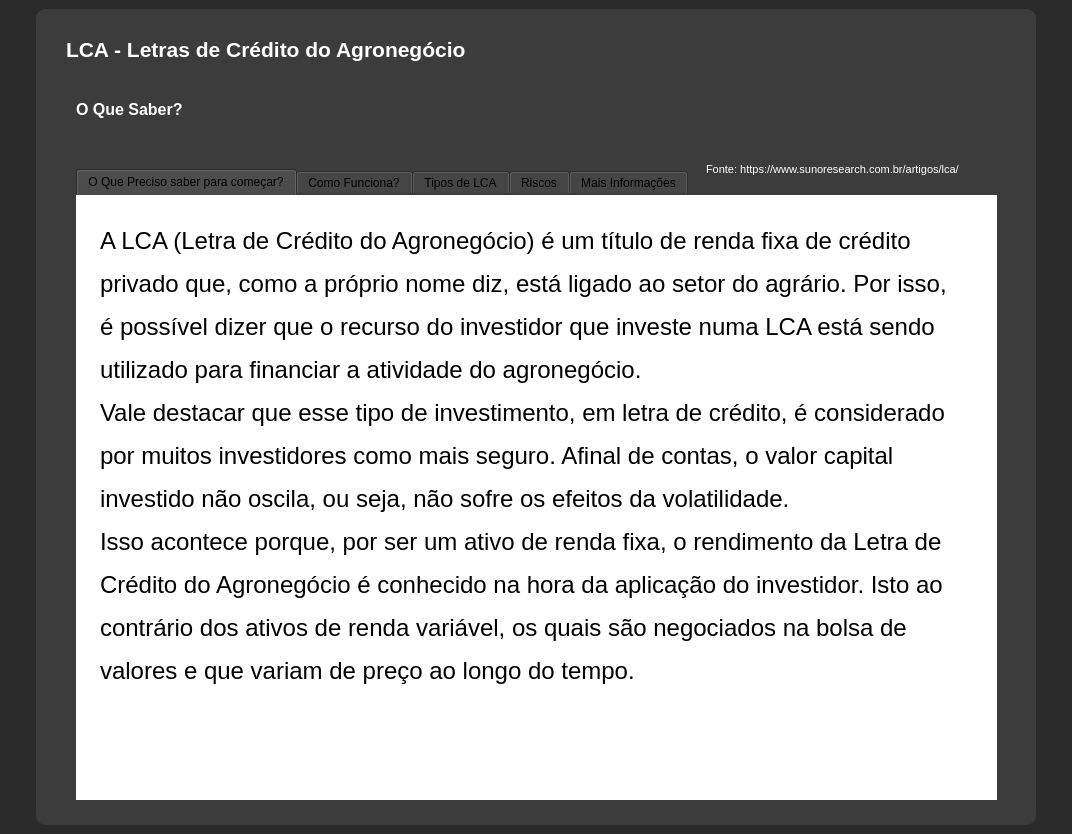
<?xml version="1.0" encoding="UTF-8"?>
<ui version="4.0">
 <class>MainWindow_Tela_base</class>
 <widget class="QMainWindow" name="MainWindow_Tela_base">
  <property name="geometry">
   <rect>
    <x>0</x>
    <y>0</y>
    <width>1072</width>
    <height>834</height>
   </rect>
  </property>
  <property name="minimumSize">
   <size>
    <width>500</width>
    <height>700</height>
   </size>
  </property>
  <property name="windowTitle">
   <string>Tela_base</string>
  </property>
  <property name="styleSheet">
   <string notr="true">background-color: rgb(42, 42, 42);</string>
  </property>
  <widget class="QWidget" name="centralwidget_Tela_base">
   <layout class="QVBoxLayout" name="verticalLayout">
    <property name="spacing">
     <number>0</number>
    </property>
    <property name="leftMargin">
     <number>0</number>
    </property>
    <property name="topMargin">
     <number>0</number>
    </property>
    <property name="rightMargin">
     <number>0</number>
    </property>
    <property name="bottomMargin">
     <number>0</number>
    </property>
    <item>
     <widget class="QFrame" name="conteudo_Tela_base">
      <property name="font">
       <font>
        <pointsize>11</pointsize>
       </font>
      </property>
      <property name="styleSheet">
       <string notr="true">background-color: rgb(42, 42, 42);</string>
      </property>
      <property name="frameShape">
       <enum>QFrame::NoFrame</enum>
      </property>
      <property name="frameShadow">
       <enum>QFrame::Raised</enum>
      </property>
      <layout class="QHBoxLayout" name="horizontalLayout">
       <item>
        <widget class="QFrame" name="Tela_Base">
         <property name="maximumSize">
          <size>
           <width>1000</width>
           <height>1000</height>
          </size>
         </property>
         <property name="styleSheet">
          <string notr="true">background-color: rgb(60, 60, 60);
border-radius: 10px;</string>
         </property>
         <property name="frameShape">
          <enum>QFrame::NoFrame</enum>
         </property>
         <property name="frameShadow">
          <enum>QFrame::Raised</enum>
         </property>
         <widget class="QLabel" name="label">
          <property name="geometry">
           <rect>
            <x>30</x>
            <y>20</y>
            <width>591</width>
            <height>41</height>
           </rect>
          </property>
          <property name="palette">
           <palette>
            <active>
             <colorrole role="WindowText">
              <brush brushstyle="SolidPattern">
               <color alpha="255">
                <red>255</red>
                <green>255</green>
                <blue>255</blue>
               </color>
              </brush>
             </colorrole>
             <colorrole role="Button">
              <brush brushstyle="SolidPattern">
               <color alpha="255">
                <red>60</red>
                <green>60</green>
                <blue>60</blue>
               </color>
              </brush>
             </colorrole>
             <colorrole role="Base">
              <brush brushstyle="SolidPattern">
               <color alpha="255">
                <red>60</red>
                <green>60</green>
                <blue>60</blue>
               </color>
              </brush>
             </colorrole>
             <colorrole role="Window">
              <brush brushstyle="SolidPattern">
               <color alpha="255">
                <red>60</red>
                <green>60</green>
                <blue>60</blue>
               </color>
              </brush>
             </colorrole>
            </active>
            <inactive>
             <colorrole role="WindowText">
              <brush brushstyle="SolidPattern">
               <color alpha="255">
                <red>255</red>
                <green>255</green>
                <blue>255</blue>
               </color>
              </brush>
             </colorrole>
             <colorrole role="Button">
              <brush brushstyle="SolidPattern">
               <color alpha="255">
                <red>60</red>
                <green>60</green>
                <blue>60</blue>
               </color>
              </brush>
             </colorrole>
             <colorrole role="Base">
              <brush brushstyle="SolidPattern">
               <color alpha="255">
                <red>60</red>
                <green>60</green>
                <blue>60</blue>
               </color>
              </brush>
             </colorrole>
             <colorrole role="Window">
              <brush brushstyle="SolidPattern">
               <color alpha="255">
                <red>60</red>
                <green>60</green>
                <blue>60</blue>
               </color>
              </brush>
             </colorrole>
            </inactive>
            <disabled>
             <colorrole role="WindowText">
              <brush brushstyle="SolidPattern">
               <color alpha="255">
                <red>120</red>
                <green>120</green>
                <blue>120</blue>
               </color>
              </brush>
             </colorrole>
             <colorrole role="Button">
              <brush brushstyle="SolidPattern">
               <color alpha="255">
                <red>60</red>
                <green>60</green>
                <blue>60</blue>
               </color>
              </brush>
             </colorrole>
             <colorrole role="Base">
              <brush brushstyle="SolidPattern">
               <color alpha="255">
                <red>60</red>
                <green>60</green>
                <blue>60</blue>
               </color>
              </brush>
             </colorrole>
             <colorrole role="Window">
              <brush brushstyle="SolidPattern">
               <color alpha="255">
                <red>60</red>
                <green>60</green>
                <blue>60</blue>
               </color>
              </brush>
             </colorrole>
            </disabled>
           </palette>
          </property>
          <property name="font">
           <font>
            <family>Segoe UI</family>
            <pointsize>16</pointsize>
            <weight>75</weight>
            <bold>true</bold>
           </font>
          </property>
          <property name="text">
           <string>LCA - Letras de Crédito do Agronegócio</string>
          </property>
         </widget>
         <widget class="QLabel" name="label_2">
          <property name="geometry">
           <rect>
            <x>40</x>
            <y>90</y>
            <width>161</width>
            <height>21</height>
           </rect>
          </property>
          <property name="palette">
           <palette>
            <active>
             <colorrole role="WindowText">
              <brush brushstyle="SolidPattern">
               <color alpha="255">
                <red>255</red>
                <green>255</green>
                <blue>255</blue>
               </color>
              </brush>
             </colorrole>
             <colorrole role="Button">
              <brush brushstyle="SolidPattern">
               <color alpha="255">
                <red>60</red>
                <green>60</green>
                <blue>60</blue>
               </color>
              </brush>
             </colorrole>
             <colorrole role="Base">
              <brush brushstyle="SolidPattern">
               <color alpha="255">
                <red>60</red>
                <green>60</green>
                <blue>60</blue>
               </color>
              </brush>
             </colorrole>
             <colorrole role="Window">
              <brush brushstyle="SolidPattern">
               <color alpha="255">
                <red>60</red>
                <green>60</green>
                <blue>60</blue>
               </color>
              </brush>
             </colorrole>
            </active>
            <inactive>
             <colorrole role="WindowText">
              <brush brushstyle="SolidPattern">
               <color alpha="255">
                <red>255</red>
                <green>255</green>
                <blue>255</blue>
               </color>
              </brush>
             </colorrole>
             <colorrole role="Button">
              <brush brushstyle="SolidPattern">
               <color alpha="255">
                <red>60</red>
                <green>60</green>
                <blue>60</blue>
               </color>
              </brush>
             </colorrole>
             <colorrole role="Base">
              <brush brushstyle="SolidPattern">
               <color alpha="255">
                <red>60</red>
                <green>60</green>
                <blue>60</blue>
               </color>
              </brush>
             </colorrole>
             <colorrole role="Window">
              <brush brushstyle="SolidPattern">
               <color alpha="255">
                <red>60</red>
                <green>60</green>
                <blue>60</blue>
               </color>
              </brush>
             </colorrole>
            </inactive>
            <disabled>
             <colorrole role="WindowText">
              <brush brushstyle="SolidPattern">
               <color alpha="255">
                <red>120</red>
                <green>120</green>
                <blue>120</blue>
               </color>
              </brush>
             </colorrole>
             <colorrole role="Button">
              <brush brushstyle="SolidPattern">
               <color alpha="255">
                <red>60</red>
                <green>60</green>
                <blue>60</blue>
               </color>
              </brush>
             </colorrole>
             <colorrole role="Base">
              <brush brushstyle="SolidPattern">
               <color alpha="255">
                <red>60</red>
                <green>60</green>
                <blue>60</blue>
               </color>
              </brush>
             </colorrole>
             <colorrole role="Window">
              <brush brushstyle="SolidPattern">
               <color alpha="255">
                <red>60</red>
                <green>60</green>
                <blue>60</blue>
               </color>
              </brush>
             </colorrole>
            </disabled>
           </palette>
          </property>
          <property name="font">
           <font>
            <family>Segoe UI</family>
            <pointsize>12</pointsize>
            <weight>75</weight>
            <bold>true</bold>
           </font>
          </property>
          <property name="text">
           <string>O Que Saber?</string>
          </property>
         </widget>
         <widget class="QTabWidget" name="tabWidget">
          <property name="geometry">
           <rect>
            <x>40</x>
            <y>160</y>
            <width>921</width>
            <height>631</height>
           </rect>
          </property>
          <property name="styleSheet">
           <string notr="true"/>
          </property>
          <property name="currentIndex">
           <number>0</number>
          </property>
          <widget class="QWidget" name="tab1">
           <attribute name="title">
            <string>O Que Preciso saber para começar?</string>
           </attribute>
           <widget class="QTextBrowser" name="textBrowser_3">
            <property name="geometry">
             <rect>
              <x>0</x>
              <y>-10</y>
              <width>921</width>
              <height>641</height>
             </rect>
            </property>
            <property name="font">
             <font>
              <family>Segoe UI</family>
              <pointsize>40</pointsize>
              <weight>50</weight>
              <bold>false</bold>
             </font>
            </property>
            <property name="styleSheet">
             <string notr="true">background-color: white;
padding-left: 20px; padding-right: 40px; padding-top: 40 px; padding-bottom: 20px;
font-size: 40pt</string>
            </property>
            <property name="sizeAdjustPolicy">
             <enum>QAbstractScrollArea::AdjustToContents</enum>
            </property>
            <property name="html">
             <string>&lt;!DOCTYPE HTML PUBLIC &quot;-//W3C//DTD HTML 4.0//EN&quot; &quot;http://www.w3.org/TR/REC-html40/strict.dtd&quot;&gt;
&lt;html&gt;&lt;head&gt;&lt;meta name=&quot;qrichtext&quot; content=&quot;1&quot; /&gt;&lt;style type=&quot;text/css&quot;&gt;
p, li { white-space: pre-wrap; }
&lt;/style&gt;&lt;/head&gt;&lt;body style=&quot; font-family:'Segoe UI'; font-size:40pt; font-weight:400; font-style:normal;&quot;&gt;
&lt;p style=&quot; margin-top:0px; margin-bottom:0px; margin-left:0px; margin-right:0px; -qt-block-indent:0; text-indent:0px;&quot;&gt;&lt;span style=&quot; font-size:28pt; vertical-align:super;&quot;&gt;A LCA (Letra de Crédito do Agronegócio) é um título de renda fixa de crédito privado que, como a próprio nome diz, está ligado ao setor do agrário. Por isso, é possível dizer que o recurso do investidor que investe numa LCA está sendo utilizado para financiar a atividade do agronegócio.&lt;/span&gt;&lt;/p&gt;
&lt;p style=&quot; margin-top:0px; margin-bottom:0px; margin-left:0px; margin-right:0px; -qt-block-indent:0; text-indent:0px;&quot;&gt;&lt;span style=&quot; font-size:28pt; vertical-align:super;&quot;&gt;Vale destacar que esse tipo de investimento, em letra de crédito, é considerado por muitos investidores como mais seguro. Afinal de contas, o valor capital investido não oscila, ou seja, não sofre os efeitos da volatilidade.&lt;/span&gt;&lt;/p&gt;
&lt;p style=&quot; margin-top:0px; margin-bottom:0px; margin-left:0px; margin-right:0px; -qt-block-indent:0; text-indent:0px;&quot;&gt;&lt;span style=&quot; font-size:28pt; vertical-align:super;&quot;&gt;Isso acontece porque, por ser um ativo de renda fixa, o rendimento da Letra de Crédito do Agronegócio é conhecido na hora da aplicação do investidor. Isto ao contrário dos ativos de renda variável, os quais são negociados na bolsa de valores e que variam de preço ao longo do tempo.&lt;/span&gt;&lt;/p&gt;&lt;/body&gt;&lt;/html&gt;</string>
            </property>
           </widget>
          </widget>
          <widget class="QWidget" name="tab_2">
           <attribute name="title">
            <string>Como Funciona?</string>
           </attribute>
           <widget class="QTextBrowser" name="textBrowser_2">
            <property name="geometry">
             <rect>
              <x>0</x>
              <y>-10</y>
              <width>921</width>
              <height>641</height>
             </rect>
            </property>
            <property name="font">
             <font>
              <family>Segoe UI</family>
              <pointsize>40</pointsize>
              <weight>50</weight>
              <bold>false</bold>
             </font>
            </property>
            <property name="styleSheet">
             <string notr="true">background-color: white;
padding-left: 20px; padding-right: 40px; padding-top: 40 px; padding-bottom: 20px;
font-size: 40pt</string>
            </property>
            <property name="sizeAdjustPolicy">
             <enum>QAbstractScrollArea::AdjustToContents</enum>
            </property>
            <property name="html">
             <string>&lt;!DOCTYPE HTML PUBLIC &quot;-//W3C//DTD HTML 4.0//EN&quot; &quot;http://www.w3.org/TR/REC-html40/strict.dtd&quot;&gt;
&lt;html&gt;&lt;head&gt;&lt;meta name=&quot;qrichtext&quot; content=&quot;1&quot; /&gt;&lt;style type=&quot;text/css&quot;&gt;
p, li { white-space: pre-wrap; }
&lt;/style&gt;&lt;/head&gt;&lt;body style=&quot; font-family:'Segoe UI'; font-size:40pt; font-weight:400; font-style:normal;&quot;&gt;
&lt;p style=&quot; margin-top:0px; margin-bottom:0px; margin-left:0px; margin-right:0px; -qt-block-indent:0; text-indent:0px;&quot;&gt;&lt;span style=&quot; font-size:28pt; vertical-align:super;&quot;&gt;Para entender como a LCA funciona, é preciso que o investidor de renda fixa entenda, em primeiro lugar, que ao aplicar em uma letra de crédito do agronegócio o seu recurso não está sendo diretamente direcionado para uma empresa do setor agro. Esta questão será importante, por exemplo, para definir o risco da aplicação.&lt;/span&gt;&lt;/p&gt;
&lt;p style=&quot; margin-top:0px; margin-bottom:0px; margin-left:0px; margin-right:0px; -qt-block-indent:0; text-indent:0px;&quot;&gt;&lt;span style=&quot; font-size:28pt; vertical-align:super;&quot;&gt;Isso porque o recurso do investidor é, como foi dito, captado pelo emissor da letra de crédito, o qual pode ser um banco ou uma cooperativa de crédito. Sendo que essas instituições, por sua vez, são as responsáveis por emprestar o recurso para seus clientes.&lt;/span&gt;&lt;/p&gt;
&lt;p style=&quot; margin-top:0px; margin-bottom:0px; margin-left:0px; margin-right:0px; -qt-block-indent:0; text-indent:0px;&quot;&gt;&lt;span style=&quot; font-size:28pt; vertical-align:super;&quot;&gt;Em outras palavras, a instituição financeira é a responsável por realizar a triangulação do recurso, recebendo, obviamente, uma taxa para isto. Funciona, por exemplo, assim:&lt;/span&gt;&lt;/p&gt;
&lt;p style=&quot;-qt-paragraph-type:empty; margin-top:0px; margin-bottom:0px; margin-left:0px; margin-right:0px; -qt-block-indent:0; text-indent:0px; font-size:28pt; vertical-align:super;&quot;&gt;&lt;br /&gt;&lt;/p&gt;
&lt;p style=&quot; margin-top:0px; margin-bottom:0px; margin-left:0px; margin-right:0px; -qt-block-indent:0; text-indent:0px;&quot;&gt;&lt;span style=&quot; font-size:28pt; vertical-align:super;&quot;&gt;    Rentabilidade da LCA para o investidor: 0,5% ao mês;&lt;/span&gt;&lt;/p&gt;
&lt;p style=&quot; margin-top:0px; margin-bottom:0px; margin-left:0px; margin-right:0px; -qt-block-indent:0; text-indent:0px;&quot;&gt;&lt;span style=&quot; font-size:28pt; vertical-align:super;&quot;&gt;    Taxa do empréstimo para o cliente agrário: 1,5% ao mês;&lt;/span&gt;&lt;/p&gt;
&lt;p style=&quot; margin-top:0px; margin-bottom:0px; margin-left:0px; margin-right:0px; -qt-block-indent:0; text-indent:0px;&quot;&gt;&lt;span style=&quot; font-size:28pt; vertical-align:super;&quot;&gt;    Resultado do banco: 1,0% ao mês.&lt;/span&gt;&lt;/p&gt;
&lt;p style=&quot;-qt-paragraph-type:empty; margin-top:0px; margin-bottom:0px; margin-left:0px; margin-right:0px; -qt-block-indent:0; text-indent:0px; font-size:28pt; vertical-align:super;&quot;&gt;&lt;br /&gt;&lt;/p&gt;
&lt;p style=&quot; margin-top:0px; margin-bottom:0px; margin-left:0px; margin-right:0px; -qt-block-indent:0; text-indent:0px;&quot;&gt;&lt;span style=&quot; font-size:28pt; vertical-align:super;&quot;&gt;Nesta situação hipotética, a instituição financeira emissora da letra de crédito remunerou os investidores com uma taxa de 0,5% ao mês, mas emprestou o recurso desses aplicadores a uma taxa de 1,5% ao mês para seus clientes.&lt;/span&gt;&lt;/p&gt;
&lt;p style=&quot; margin-top:0px; margin-bottom:0px; margin-left:0px; margin-right:0px; -qt-block-indent:0; text-indent:0px;&quot;&gt;&lt;span style=&quot; font-size:28pt; vertical-align:super;&quot;&gt;Portanto, o resultado para o banco foi equivalente a 1% ao mês sobre o recurso financiado. Sendo que esse é o retorno da instituição pela administração do recurso. Mas e se o cliente do setor agrário não devolver o recurso e se tornar inadimplente?iam de preço ao longo do tempo.&lt;/span&gt;&lt;/p&gt;&lt;/body&gt;&lt;/html&gt;</string>
            </property>
           </widget>
          </widget>
          <widget class="QWidget" name="tab_3">
           <attribute name="title">
            <string>Tipos de LCA</string>
           </attribute>
           <widget class="QTextBrowser" name="textBrowser_4">
            <property name="geometry">
             <rect>
              <x>0</x>
              <y>-10</y>
              <width>921</width>
              <height>641</height>
             </rect>
            </property>
            <property name="font">
             <font>
              <family>Segoe UI</family>
              <pointsize>40</pointsize>
              <weight>50</weight>
              <bold>false</bold>
             </font>
            </property>
            <property name="styleSheet">
             <string notr="true">background-color: white;
padding-left: 20px; padding-right: 40px; padding-top: 40 px; padding-bottom: 20px;
font-size: 40pt</string>
            </property>
            <property name="sizeAdjustPolicy">
             <enum>QAbstractScrollArea::AdjustToContents</enum>
            </property>
            <property name="html">
             <string>&lt;!DOCTYPE HTML PUBLIC &quot;-//W3C//DTD HTML 4.0//EN&quot; &quot;http://www.w3.org/TR/REC-html40/strict.dtd&quot;&gt;
&lt;html&gt;&lt;head&gt;&lt;meta name=&quot;qrichtext&quot; content=&quot;1&quot; /&gt;&lt;style type=&quot;text/css&quot;&gt;
p, li { white-space: pre-wrap; }
&lt;/style&gt;&lt;/head&gt;&lt;body style=&quot; font-family:'Segoe UI'; font-size:40pt; font-weight:400; font-style:normal;&quot;&gt;
&lt;p style=&quot; margin-top:0px; margin-bottom:0px; margin-left:0px; margin-right:0px; -qt-block-indent:0; text-indent:0px;&quot;&gt;&lt;span style=&quot; font-size:28pt; font-weight:600; vertical-align:super;&quot;&gt;LCA pré-fixada&lt;/span&gt;&lt;/p&gt;
&lt;p style=&quot; margin-top:0px; margin-bottom:0px; margin-left:0px; margin-right:0px; -qt-block-indent:0; text-indent:0px;&quot;&gt;&lt;span style=&quot; font-size:28pt; vertical-align:super;&quot;&gt;A LCA pré-fixada é uma modalidade da letra de crédito do agronegócio em que a remuneração do investidor é, como o próprio nome diz, pré-fixada no momento da aplicação. Isso significa que ao investir em uma LCA como essa, o indivíduo sabe exatamente qual o valor que irá receber no vencimento do título.&lt;/span&gt;&lt;/p&gt;
&lt;p style=&quot; margin-top:0px; margin-bottom:0px; margin-left:0px; margin-right:0px; -qt-block-indent:0; text-indent:0px;&quot;&gt;&lt;span style=&quot; font-size:28pt; vertical-align:super;&quot;&gt;Afinal de contas, esse rendimento é pré-determinado e pode ser, por exemplo, de:&lt;/span&gt;&lt;/p&gt;
&lt;p style=&quot;-qt-paragraph-type:empty; margin-top:0px; margin-bottom:0px; margin-left:0px; margin-right:0px; -qt-block-indent:0; text-indent:0px; font-size:28pt; vertical-align:super;&quot;&gt;&lt;br /&gt;&lt;/p&gt;
&lt;p style=&quot; margin-top:0px; margin-bottom:0px; margin-left:0px; margin-right:0px; -qt-block-indent:0; text-indent:0px;&quot;&gt;&lt;span style=&quot; font-size:28pt; vertical-align:super;&quot;&gt;    5% ao ano;&lt;/span&gt;&lt;/p&gt;
&lt;p style=&quot; margin-top:0px; margin-bottom:0px; margin-left:0px; margin-right:0px; -qt-block-indent:0; text-indent:0px;&quot;&gt;&lt;span style=&quot; font-size:28pt; vertical-align:super;&quot;&gt;    7% ao ano;&lt;/span&gt;&lt;/p&gt;
&lt;p style=&quot; margin-top:0px; margin-bottom:0px; margin-left:0px; margin-right:0px; -qt-block-indent:0; text-indent:0px;&quot;&gt;&lt;span style=&quot; font-size:28pt; vertical-align:super;&quot;&gt;    10% ao ano.&lt;/span&gt;&lt;/p&gt;
&lt;p style=&quot;-qt-paragraph-type:empty; margin-top:0px; margin-bottom:0px; margin-left:0px; margin-right:0px; -qt-block-indent:0; text-indent:0px; font-size:28pt; vertical-align:super;&quot;&gt;&lt;br /&gt;&lt;/p&gt;
&lt;p style=&quot; margin-top:0px; margin-bottom:0px; margin-left:0px; margin-right:0px; -qt-block-indent:0; text-indent:0px;&quot;&gt;&lt;span style=&quot; font-size:28pt; vertical-align:super;&quot;&gt;Como pode ser observado, o juro desse tipo de LCA é pré-fixado em um determinado percentual que é apropriado sobre o capital investido, o qual vai sendo corrigido ao longo do tempo de investimento da letra de crédito. Ao final, no vencimento, o investidor receberá o valor com toda a correção considerando a taxa acordada.&lt;/span&gt;&lt;/p&gt;
&lt;p style=&quot; margin-top:0px; margin-bottom:0px; margin-left:0px; margin-right:0px; -qt-block-indent:0; text-indent:0px;&quot;&gt;&lt;span style=&quot; font-size:28pt; vertical-align:super;&quot;&gt;Contudo, além desse tipo de LCA, no qual o investidor pode calcular exatamente qual será o valor recebido ao final, existem também outras modalidades dessa letra de crédito em que isso não acontece. Este é o caso da LCA pós-fixada e da LCA híbrida.&lt;/span&gt;&lt;/p&gt;
&lt;p style=&quot;-qt-paragraph-type:empty; margin-top:0px; margin-bottom:0px; margin-left:0px; margin-right:0px; -qt-block-indent:0; text-indent:0px; font-size:28pt; vertical-align:super;&quot;&gt;&lt;br /&gt;&lt;/p&gt;
&lt;p style=&quot; margin-top:0px; margin-bottom:0px; margin-left:0px; margin-right:0px; -qt-block-indent:0; text-indent:0px;&quot;&gt;&lt;span style=&quot; font-size:28pt; font-weight:600; vertical-align:super;&quot;&gt;LCA pós-fixada&lt;/span&gt;&lt;/p&gt;
&lt;p style=&quot; margin-top:0px; margin-bottom:0px; margin-left:0px; margin-right:0px; -qt-block-indent:0; text-indent:0px;&quot;&gt;&lt;span style=&quot; font-size:28pt; vertical-align:super;&quot;&gt;Como foi colocado, a LCA pós-fixada é um tipo remuneração em que o investidor não sabe exatamente o valor que irá receber no vencimento. Afinal, o juro nesta modalidade depende de algum indexador externo. Por exemplo, o CDI (Certificado de Depósito Interbancário).&lt;/span&gt;&lt;/p&gt;
&lt;p style=&quot; margin-top:0px; margin-bottom:0px; margin-left:0px; margin-right:0px; -qt-block-indent:0; text-indent:0px;&quot;&gt;&lt;span style=&quot; font-size:28pt; vertical-align:super;&quot;&gt;Neste caso, a remuneração irá depender da variação do CDI no período, sendo esse o indexador eleito na letra de crédito. Assim, a taxa dessa aplicação seria demonstrada da seguinte maneira:&lt;/span&gt;&lt;/p&gt;
&lt;p style=&quot;-qt-paragraph-type:empty; margin-top:0px; margin-bottom:0px; margin-left:0px; margin-right:0px; -qt-block-indent:0; text-indent:0px; font-size:28pt; vertical-align:super;&quot;&gt;&lt;br /&gt;&lt;/p&gt;
&lt;p style=&quot; margin-top:0px; margin-bottom:0px; margin-left:0px; margin-right:0px; -qt-block-indent:0; text-indent:0px;&quot;&gt;&lt;span style=&quot; font-size:28pt; vertical-align:super;&quot;&gt;    100% do CDI;&lt;/span&gt;&lt;/p&gt;
&lt;p style=&quot; margin-top:0px; margin-bottom:0px; margin-left:0px; margin-right:0px; -qt-block-indent:0; text-indent:0px;&quot;&gt;&lt;span style=&quot; font-size:28pt; vertical-align:super;&quot;&gt;    110% do CDI;&lt;/span&gt;&lt;/p&gt;
&lt;p style=&quot; margin-top:0px; margin-bottom:0px; margin-left:0px; margin-right:0px; -qt-block-indent:0; text-indent:0px;&quot;&gt;&lt;span style=&quot; font-size:28pt; vertical-align:super;&quot;&gt;    122% do CDI.&lt;/span&gt;&lt;/p&gt;
&lt;p style=&quot;-qt-paragraph-type:empty; margin-top:0px; margin-bottom:0px; margin-left:0px; margin-right:0px; -qt-block-indent:0; text-indent:0px; font-size:28pt; vertical-align:super;&quot;&gt;&lt;br /&gt;&lt;/p&gt;
&lt;p style=&quot; margin-top:0px; margin-bottom:0px; margin-left:0px; margin-right:0px; -qt-block-indent:0; text-indent:0px;&quot;&gt;&lt;span style=&quot; font-size:28pt; vertical-align:super;&quot;&gt;Como pode ser observado, nas aplicações pós-fixadas o investidor recebe sempre uma remuneração que depende da variação de um indexador exógeno, ou seja, externo e independente. No exemplo acima, dependerá da variação do CDI.&lt;/span&gt;&lt;/p&gt;
&lt;p style=&quot; margin-top:0px; margin-bottom:0px; margin-left:0px; margin-right:0px; -qt-block-indent:0; text-indent:0px;&quot;&gt;&lt;span style=&quot; font-size:28pt; vertical-align:super;&quot;&gt;Contudo, não é possível prever qual será, ao longo dos anos de uma aplicação em letra de crédito, qual será o CDI acumulado. Por isso, o investidor desse tipo de aplicação fica sempre à mercê da variação dessa indexador. Se ele subir, então a remuneração aumentará; e se cair, o rendimento será reduzido.&lt;/span&gt;&lt;/p&gt;
&lt;p style=&quot; margin-top:0px; margin-bottom:0px; margin-left:0px; margin-right:0px; -qt-block-indent:0; text-indent:0px;&quot;&gt;&lt;span style=&quot; font-size:28pt; vertical-align:super;&quot;&gt;Apesar de parecer de certa forma arriscado, esse tipo de aplicação pós-fixada normalmente é mais segura. Por exemplo, imagine que a inflação suba muito durante o período de investimento na LCA, chegando aos 15% no ano.&lt;/span&gt;&lt;/p&gt;
&lt;p style=&quot; margin-top:0px; margin-bottom:0px; margin-left:0px; margin-right:0px; -qt-block-indent:0; text-indent:0px;&quot;&gt;&lt;span style=&quot; font-size:28pt; vertical-align:super;&quot;&gt;Neste caso, se o investidor tivesse aplicado em uma LCA pré-fixada, a sua remuneração poderia ficar negativa em termos reais. Afinal, a taxa pré-fixada no momento poderia ter sido de 10% ao ano, sem que houvesse a probabilidade, na época, de a inflação atingir os 15%.&lt;/span&gt;&lt;/p&gt;
&lt;p style=&quot; margin-top:0px; margin-bottom:0px; margin-left:0px; margin-right:0px; -qt-block-indent:0; text-indent:0px;&quot;&gt;&lt;span style=&quot; font-size:28pt; vertical-align:super;&quot;&gt;Contudo, caso o investimento tivesse sido realizado em uma LCA atrelada a algum indexador, esse risco não seria tão grande. Isto porque, quando a inflação sobe, o CDI tende a subir também (por conta da elevação da Taxa Selic nesses períodos de aumento de preços).&lt;/span&gt;&lt;/p&gt;
&lt;p style=&quot;-qt-paragraph-type:empty; margin-top:0px; margin-bottom:0px; margin-left:0px; margin-right:0px; -qt-block-indent:0; text-indent:0px; font-size:28pt; vertical-align:super;&quot;&gt;&lt;br /&gt;&lt;/p&gt;
&lt;p style=&quot; margin-top:0px; margin-bottom:0px; margin-left:0px; margin-right:0px; -qt-block-indent:0; text-indent:0px;&quot;&gt;&lt;span style=&quot; font-size:28pt; font-weight:600; vertical-align:super;&quot;&gt;3. LCA híbrida&lt;/span&gt;&lt;/p&gt;
&lt;p style=&quot; margin-top:0px; margin-bottom:0px; margin-left:0px; margin-right:0px; -qt-block-indent:0; text-indent:0px;&quot;&gt;&lt;span style=&quot; font-size:28pt; vertical-align:super;&quot;&gt;Por fim, outra modalidade possível de remuneração do investidor de letra de crédito é a LCA híbrida. Como o próprio nome diz, o rendimento desse tipo de aplicação é híbrido. Isto porque ele depende de duas taxas: uma pré-fixada e outra pós-fixada.&lt;/span&gt;&lt;/p&gt;
&lt;p style=&quot; margin-top:0px; margin-bottom:0px; margin-left:0px; margin-right:0px; -qt-block-indent:0; text-indent:0px;&quot;&gt;&lt;span style=&quot; font-size:28pt; vertical-align:super;&quot;&gt;Em outras palavras, há uma junção das duas primeiras modalidades de LCA. Sendo que o recurso aplicado terá um rendimento pré-fixado em determinada taxa acrescido da variação de um determinado indexador. Por exemplo:&lt;/span&gt;&lt;/p&gt;
&lt;p style=&quot;-qt-paragraph-type:empty; margin-top:0px; margin-bottom:0px; margin-left:0px; margin-right:0px; -qt-block-indent:0; text-indent:0px; font-size:28pt; vertical-align:super;&quot;&gt;&lt;br /&gt;&lt;/p&gt;
&lt;p style=&quot; margin-top:0px; margin-bottom:0px; margin-left:0px; margin-right:0px; -qt-block-indent:0; text-indent:0px;&quot;&gt;&lt;span style=&quot; font-size:28pt; vertical-align:super;&quot;&gt;    CDI + 2%;&lt;/span&gt;&lt;/p&gt;
&lt;p style=&quot; margin-top:0px; margin-bottom:0px; margin-left:0px; margin-right:0px; -qt-block-indent:0; text-indent:0px;&quot;&gt;&lt;span style=&quot; font-size:28pt; vertical-align:super;&quot;&gt;    IGP-M (Índice Geral de Preços de Mercado) + 4%;&lt;/span&gt;&lt;/p&gt;
&lt;p style=&quot; margin-top:0px; margin-bottom:0px; margin-left:0px; margin-right:0px; -qt-block-indent:0; text-indent:0px;&quot;&gt;&lt;span style=&quot; font-size:28pt; vertical-align:super;&quot;&gt;    IPCA (Inflação Oficial) + 5%.&lt;/span&gt;&lt;/p&gt;&lt;/body&gt;&lt;/html&gt;</string>
            </property>
           </widget>
          </widget>
          <widget class="QWidget" name="tab">
           <attribute name="title">
            <string>Riscos</string>
           </attribute>
           <widget class="QTextBrowser" name="textBrowser_5">
            <property name="geometry">
             <rect>
              <x>0</x>
              <y>-10</y>
              <width>921</width>
              <height>641</height>
             </rect>
            </property>
            <property name="font">
             <font>
              <family>Segoe UI</family>
              <pointsize>40</pointsize>
              <weight>50</weight>
              <bold>false</bold>
             </font>
            </property>
            <property name="styleSheet">
             <string notr="true">background-color: white;
padding-left: 20px; padding-right: 40px; padding-top: 40 px; padding-bottom: 20px;
font-size: 40pt</string>
            </property>
            <property name="sizeAdjustPolicy">
             <enum>QAbstractScrollArea::AdjustToContents</enum>
            </property>
            <property name="html">
             <string>&lt;!DOCTYPE HTML PUBLIC &quot;-//W3C//DTD HTML 4.0//EN&quot; &quot;http://www.w3.org/TR/REC-html40/strict.dtd&quot;&gt;
&lt;html&gt;&lt;head&gt;&lt;meta name=&quot;qrichtext&quot; content=&quot;1&quot; /&gt;&lt;style type=&quot;text/css&quot;&gt;
p, li { white-space: pre-wrap; }
&lt;/style&gt;&lt;/head&gt;&lt;body style=&quot; font-family:'Segoe UI'; font-size:40pt; font-weight:400; font-style:normal;&quot;&gt;
&lt;p style=&quot; margin-top:0px; margin-bottom:0px; margin-left:0px; margin-right:0px; -qt-block-indent:0; text-indent:0px;&quot;&gt;&lt;span style=&quot; font-size:28pt; vertical-align:super;&quot;&gt;o risco do investidor não está atrelado ao pagamento do cliente do agronegócio ao qual a instituição financeira emprestou o recurso dos investidores. Isso significa que mesmo se esse cliente não conseguir pagar o empréstimo, a instituição ainda assim deve honrar com o pagamento das LCAs.&lt;/span&gt;&lt;/p&gt;
&lt;p style=&quot; margin-top:0px; margin-bottom:0px; margin-left:0px; margin-right:0px; -qt-block-indent:0; text-indent:0px;&quot;&gt;&lt;span style=&quot; font-size:28pt; vertical-align:super;&quot;&gt;Apesar disso, existe o risco dessa instituição financeira, por exemplo, não suportar as perdas com essa inadimplência (ou de outras) e não conseguir pagar os investidores de LCA. Então, quanto menor e menos sólida financeiramente a instituição emissora da LCA, maior o risco. E quanto maior a emissora e mais saudável financeiramente, menor esse risco.&lt;/span&gt;&lt;/p&gt;
&lt;p style=&quot; margin-top:0px; margin-bottom:0px; margin-left:0px; margin-right:0px; -qt-block-indent:0; text-indent:0px;&quot;&gt;&lt;span style=&quot; font-size:28pt; vertical-align:super;&quot;&gt;LCA de grandes bancos de varejo possuem uma rentabilidade tão baixa. Afinal de contas, o risco de um desses bancos não conseguir pagar os investidores é muito pequeno.&lt;/span&gt;&lt;/p&gt;
&lt;p style=&quot; margin-top:0px; margin-bottom:0px; margin-left:0px; margin-right:0px; -qt-block-indent:0; text-indent:0px;&quot;&gt;&lt;span style=&quot; font-size:28pt; vertical-align:super;&quot;&gt;Por outro lado, pequenos bancos e cooperativas de crédito possuem uma solidez financeira menor do que essas instituições de varejo. Por isso, o risco é maior e, consequentemente, a remuneração da LCA emitida também é maior.&lt;/span&gt;&lt;/p&gt;&lt;/body&gt;&lt;/html&gt;</string>
            </property>
           </widget>
          </widget>
          <widget class="QWidget" name="tab_4">
           <attribute name="title">
            <string>Mais Informações</string>
           </attribute>
           <widget class="QTextBrowser" name="textBrowser_6">
            <property name="geometry">
             <rect>
              <x>0</x>
              <y>-10</y>
              <width>921</width>
              <height>641</height>
             </rect>
            </property>
            <property name="font">
             <font>
              <family>Segoe UI</family>
              <pointsize>40</pointsize>
              <weight>50</weight>
              <bold>false</bold>
             </font>
            </property>
            <property name="styleSheet">
             <string notr="true">background-color: white;
padding-left: 20px; padding-right: 40px; padding-top: 40 px; padding-bottom: 20px;
font-size: 40pt</string>
            </property>
            <property name="sizeAdjustPolicy">
             <enum>QAbstractScrollArea::AdjustToContents</enum>
            </property>
            <property name="html">
             <string>&lt;!DOCTYPE HTML PUBLIC &quot;-//W3C//DTD HTML 4.0//EN&quot; &quot;http://www.w3.org/TR/REC-html40/strict.dtd&quot;&gt;
&lt;html&gt;&lt;head&gt;&lt;meta name=&quot;qrichtext&quot; content=&quot;1&quot; /&gt;&lt;style type=&quot;text/css&quot;&gt;
p, li { white-space: pre-wrap; }
&lt;/style&gt;&lt;/head&gt;&lt;body style=&quot; font-family:'Segoe UI'; font-size:40pt; font-weight:400; font-style:normal;&quot;&gt;
&lt;p style=&quot; margin-top:0px; margin-bottom:0px; margin-left:0px; margin-right:0px; -qt-block-indent:0; text-indent:0px;&quot;&gt;&lt;span style=&quot; font-size:28pt; vertical-align:super;&quot;&gt;Inserir texto&lt;/span&gt;&lt;/p&gt;&lt;/body&gt;&lt;/html&gt;</string>
            </property>
           </widget>
          </widget>
         </widget>
         <widget class="QLabel" name="label_3">
          <property name="geometry">
           <rect>
            <x>670</x>
            <y>150</y>
            <width>301</width>
            <height>20</height>
           </rect>
          </property>
          <property name="palette">
           <palette>
            <active>
             <colorrole role="WindowText">
              <brush brushstyle="SolidPattern">
               <color alpha="255">
                <red>255</red>
                <green>255</green>
                <blue>255</blue>
               </color>
              </brush>
             </colorrole>
             <colorrole role="Button">
              <brush brushstyle="SolidPattern">
               <color alpha="255">
                <red>60</red>
                <green>60</green>
                <blue>60</blue>
               </color>
              </brush>
             </colorrole>
             <colorrole role="Base">
              <brush brushstyle="SolidPattern">
               <color alpha="255">
                <red>60</red>
                <green>60</green>
                <blue>60</blue>
               </color>
              </brush>
             </colorrole>
             <colorrole role="Window">
              <brush brushstyle="SolidPattern">
               <color alpha="255">
                <red>60</red>
                <green>60</green>
                <blue>60</blue>
               </color>
              </brush>
             </colorrole>
            </active>
            <inactive>
             <colorrole role="WindowText">
              <brush brushstyle="SolidPattern">
               <color alpha="255">
                <red>255</red>
                <green>255</green>
                <blue>255</blue>
               </color>
              </brush>
             </colorrole>
             <colorrole role="Button">
              <brush brushstyle="SolidPattern">
               <color alpha="255">
                <red>60</red>
                <green>60</green>
                <blue>60</blue>
               </color>
              </brush>
             </colorrole>
             <colorrole role="Base">
              <brush brushstyle="SolidPattern">
               <color alpha="255">
                <red>60</red>
                <green>60</green>
                <blue>60</blue>
               </color>
              </brush>
             </colorrole>
             <colorrole role="Window">
              <brush brushstyle="SolidPattern">
               <color alpha="255">
                <red>60</red>
                <green>60</green>
                <blue>60</blue>
               </color>
              </brush>
             </colorrole>
            </inactive>
            <disabled>
             <colorrole role="WindowText">
              <brush brushstyle="SolidPattern">
               <color alpha="255">
                <red>120</red>
                <green>120</green>
                <blue>120</blue>
               </color>
              </brush>
             </colorrole>
             <colorrole role="Button">
              <brush brushstyle="SolidPattern">
               <color alpha="255">
                <red>60</red>
                <green>60</green>
                <blue>60</blue>
               </color>
              </brush>
             </colorrole>
             <colorrole role="Base">
              <brush brushstyle="SolidPattern">
               <color alpha="255">
                <red>60</red>
                <green>60</green>
                <blue>60</blue>
               </color>
              </brush>
             </colorrole>
             <colorrole role="Window">
              <brush brushstyle="SolidPattern">
               <color alpha="255">
                <red>60</red>
                <green>60</green>
                <blue>60</blue>
               </color>
              </brush>
             </colorrole>
            </disabled>
           </palette>
          </property>
          <property name="font">
           <font>
            <family>Segoe UI</family>
            <pointsize>8</pointsize>
           </font>
          </property>
          <property name="text">
           <string>Fonte: https://www.sunoresearch.com.br/artigos/lca/</string>
          </property>
         </widget>
        </widget>
       </item>
      </layout>
     </widget>
    </item>
   </layout>
  </widget>
 </widget>
 <resources/>
 <connections/>
</ui>
